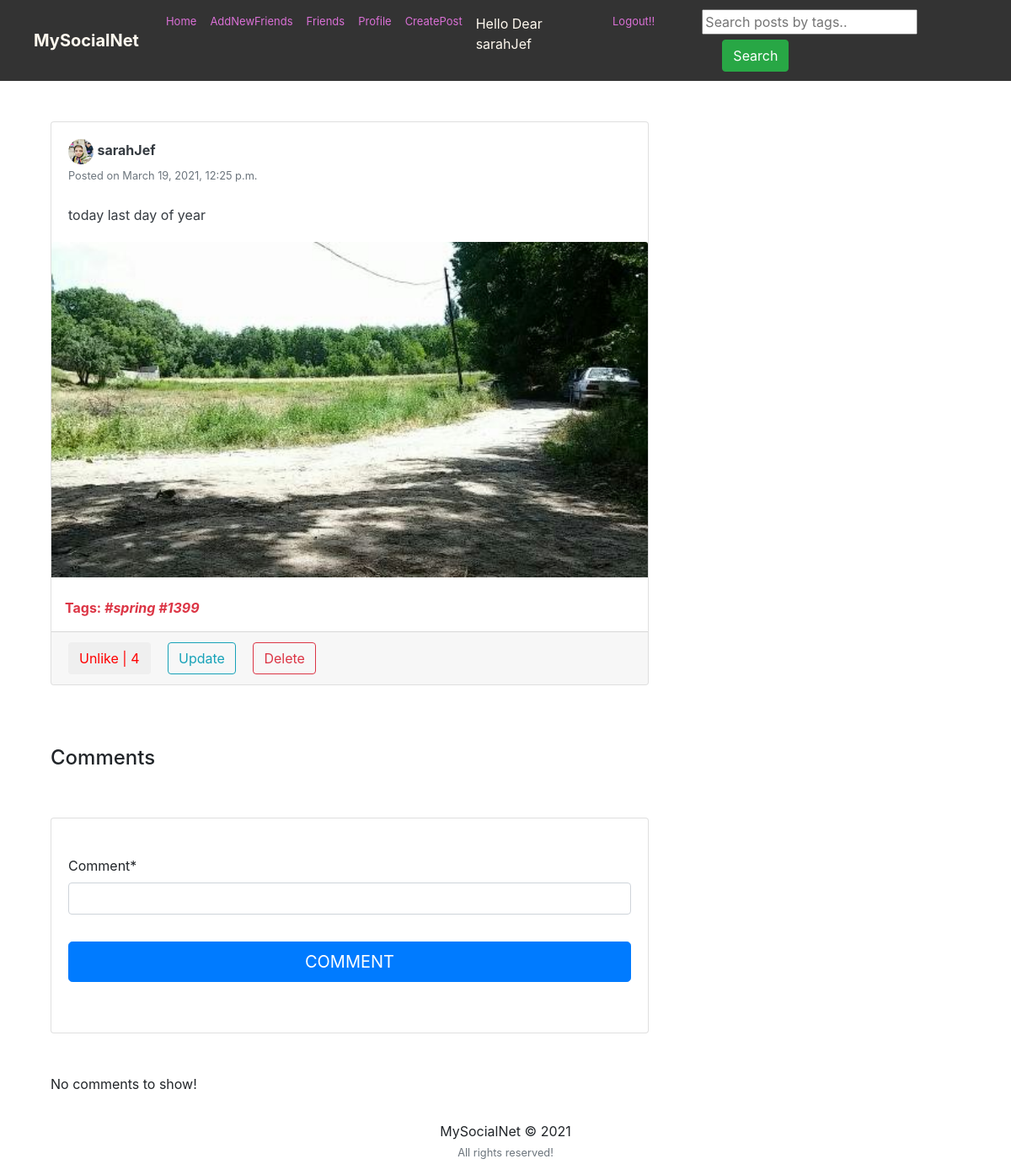
The page /postt/post/2/ (signed in) on the database its author committed.
### feed/models.py (models this page shows, shortened)
class Post(models.Model):
    description = models.CharField(max_length=255, blank=True)
    pic = models.ImageField(upload_to='path/to/img')
    date_posted = models.DateTimeField(default=timezone.now)
    user_name = models.ForeignKey(User, on_delete=models.CASCADE)
    tags = models.CharField(max_length=100, blank=True)

### users/models.py (models this page shows, shortened)
class Profile(models.Model):
    user = models.OneToOneField(User, on_delete=models.CASCADE)
    image = models.ImageField(default='default.png', upload_to='profile_pics')
    slug = AutoSlugField(populate_from='user')
    bio = models.CharField(max_length=255, blank=True)
    friends = models.ManyToManyField("Profile", blank=True)
    def get_absolute_url(self):
        return "/users/{}".format(self.slug)

### feed/views.py (the view)
# urls.py: path('post/<int:pk>/', views.post_detail, name='post-detail'),
@login_required
def post_detail(request, pk):
    post = get_object_or_404(Post, pk=pk)
    user = request.user
    is_liked = Like.objects.filter(user=user, post=post)
    if request.method == 'POST':
        form = NewCommentForm(request.POST)
        if form.is_valid():
            data = form.save(commit=False)
            data.post = post
            data.username = user
            data.save()
            return redirect('post-detail', pk=pk)
    else:
        form = NewCommentForm()
    return render(request, 'feed/post_detail.html', {'post': post, 'is_liked': is_liked, 'form': form})

### feed/forms.py
class NewCommentForm(forms.ModelForm):
    class Meta:
        model = Comments
        fields = ['comment']

### feed/templates/feed/post_detail.html (shortened to what this page needs)
{% extends "feed/layout.html" %}
{% load static %}
{% load crispy_forms_tags %}
{% block searchform %}
<form class="form-inline my-2 my-lg-0 ml-5" action="{% url 'search_posts' %}" method="get">
  <input name="p" type="text" placeholder="Search posts by tags..">
  <button class="btn btn-success my-2 my-sm-0 ml-4" type="submit">Search</button>
</form>
{% endblock searchform %}
{% block content %}
    <div class="container">
        <div class="row">
          <div class="col-md-8">
            <div class="card card-signin my-5">
              <div class="card-body">
                <a href="{{ post.user_name.profile.get_absolute_url }}"><img src="{{ post.user_name.profile.image.url }}" class="rounded-circle" width="30" height="30" alt=""></a>
                <a class="text-dark" href="{{ post.user_name.profile.get_absolute_url }}"><b>{{ post.user_name }}</b></a>
                <br><small class="text-muted">Posted on {{ post.date_posted }}</small>
                <br><br>
                <p class="card-text text-dark">{{ post.description }}</p>
              </div>
              <a href="{{ post.pic.url }}"><img class="card-img-top" src="{{ post.pic.url }}" alt=""></a>
              {% if post.tags %}
              <br><p class="text-danger ml-3"><b>Tags: <i>{{ post.tags }}</i></b></p>
              {% endif %}
              <div class="card-footer">
                <button class="btn btn-white mr-3 like" id="{{ post.id }}">
                    {% if is_liked %}
                        <a href="{% url 'post-like' %}" style="color:red;" id="likebtn{{ post.id }}"> Unlike | {{post.likes.count}}</a>
                    {% else %}
                        <a href="{% url 'post-like' %}" style="color:green;" id="likebtn{{ post.id }}"> Like | {{post.likes.count}}</a>
                    {% endif %}
                </button>
                {% if post.user_name == user %}
                <a class="btn btn-outline-info mr-3" href="{% url 'post-update' post.id %}">Update</a>
                <a class="btn btn-outline-danger" href="{% url 'post-delete' post.id %}">Delete</a>
                {% endif %}
              </div>
            </div>
           </div>
        </div>
        <br>
        <h4>Comments</h4>
        <div class="row">
            <div class="col-md-8">
                <div class="card card-signin my-5">
                    <div class="card-body">
                        <form class="form-signin" method = "POST">
                            <fieldset class="form-group"><br>
                                {{ form|crispy }}
                            </fieldset>
                            <div class="form-group">
                                <button class="btn btn-lg btn-primary btn-block text-uppercase" type="submit">Comment</button><br>
                            </div>
                    </div>
                </div>
            </div>
        </div>
        <div class="row">
            <div class="col-md-8">
                {% if post.details.all %}
                <div class="card card-signin my-5">
                {% for detail in post.details.all %}
                    <div class="card-body">
                        <a href="{{ detail.username.profile.get_absolute_url }}">
                            <img src="{{ detail.username.profile.image.url }}" class="rounded-circle" width="30" height="30" alt="">
                        </a>
                        <a class="text-dark" href="{{ detail.username.profile.get_absolute_url }}"><b>{{ detail.username }}</b></a>
                        <br><small>{{ detail.comment_date }}</small><br><br>
                        <p class="card-text text-dark">{{ detail.comment }}</p>
                    </div>
                    <hr class="my-1">
                {% endfor %}
                </div>
                {% else %}
                    <p>No comments to show!</p>
                {% endif %}
            </div>
        </div>
    </div>
{% endblock content %}

### feed/templates/feed/layout.html (shortened to what this page needs)
{% load static %}
<!DOCTYPE html>
<html>
<head>
    <link rel="stylesheet" href="https://maxcdn.bootstrapcdn.com/bootstrap/4.0.0/css/bootstrap.min.css">
    <link rel="stylesheet" type="text/css" href="https://storage.googleapis.com/bytewalk/profilepage.css">
    <link rel="stylesheet" type="text/css" href="https://storage.googleapis.com/bytewalk/styles.css">
</head>
<body>
    <nav  style=" background-color:#333333" class="navbar navbar-expand-lg navbar-dark  sticky-top">
      <a class="navbar-brand ml-4 mr-4"style="color: #fff9ef" href="{% url 'home' %}"><b>MySocialNet</b></a>
      <div >
        <div class="navbar-nav">
          <a class="nav-item nav-link" href="{% url 'home' %}"  style="color: orchid;font-size: small">Home</a>
          <a class="nav-item nav-link" href="{% url 'users_list' %}"  style="color: orchid;font-size: small">AddNewFriends</a>
          {% if user.is_authenticated %}
            <a class="nav-item nav-link" href="{% url 'friend_list' %}"  style="color: orchid;font-size: small">Friends</a>
            <a class="nav-item nav-link" href="{% url 'my_profile' %}"  style="color: orchid;font-size: small">Profile</a>
            <a class="nav-item nav-link" href="{% url 'post-create' %}"  style="color: orchid;font-size: small">CreatePost</a>
               <p class="nav-item nav-link" href="{% url 'my_profile' %}"  style="color: #fff9ef">Hello Dear  {{ user.username }}</p>
                <a class="nav-item nav-link  "  href="{% url 'logout' %}"   style="color: orchid;font-size: small">Logout!!</a>
          {% else %}
            <a class="nav-item nav-link " href="{% url 'login' %}"  style="color: snow;font-size: small">Login</a>
            <a class="nav-item nav-link " href="{% url 'register' %} "  style="color: snow;font-size: small">Register</a>
          {% endif %}
            {% block searchform %}{% endblock searchform %}
        </div>
      </div>
    </nav>
    <div class="container">
    {% block content %}{% endblock content %}
    </div>
    <footer class="page-footer font-small black">
      <div class="footer-copyright text-center py-3">MySocialNet © 2021
      <br><small class="text-muted">All rights reserved!</small>
    </div>
    </footer>
</body>
</html>

### rows shown on the page
Post: user_name.profile.image (picture), user_name "sarahJef", date_posted "March 19, 2021, 12:25 p.m.", description "today last day of year", pic (picture), tags "#spring #1399", likes.count "4"

### other values the page prints
{{ user.username }} "sarahJef"
